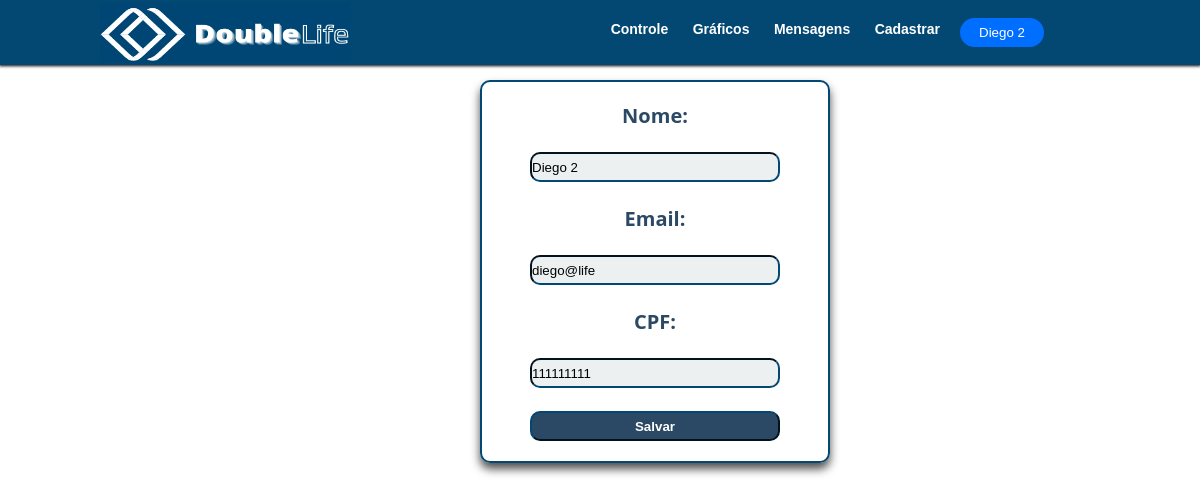
The app's page /DoubleLife/menu-admin/contaadmin.php (signed in) with its own data.
### tables this page shows
CREATE TABLE `usuarios` (
  `id` int(11) NOT NULL,
  `nome` varchar(100) NOT NULL,
  `email` varchar(75) NOT NULL,
  `senha` text NOT NULL,
  `cpf` text DEFAULT NULL,
  `cep` text DEFAULT NULL,
  `telefone` text DEFAULT NULL,
  `endereco` varchar(40) DEFAULT NULL,
  `data_nascimento` date DEFAULT NULL,
  `especialidade` varchar(30) DEFAULT NULL,
  `data_entrada` date DEFAULT NULL,
  `faculdade` varchar(10) DEFAULT NULL,
  `consulta` int(2) DEFAULT NULL,
  `tipo` varchar(10) NOT NULL DEFAULT 'c',
  `status` varchar(30) NOT NULL DEFAULT 'bloqueado'
);

### DoubleLife/menu-admin/contaadmin.php (the view, shortened to what this page needs)
<?php
require 'conexaoadmin.php';
$sql = "SELECT * FROM usuarios WHERE id =" . $_SESSION["id_usuario"];
$result = $conn->query($sql);
	 if ($result->num_rows > 0) {
 $row = $result->fetch_assoc();
?>
<html>
<head>
    <link rel="stylesheet" href="/estilos/styleadmin.css">
</head>
<div class = "header">
   <?php
        include "menu-admin.php";
   ?>
        </div>
<body>
    <div id="container-form">
        <form method="post" action="../mudardados.php">
            <label class="form-conta-label">Nome:</label><br><br>
            <input class="form-conta" type="text" value="<?php echo $row["nome"]; ?>" name="nome"><br><br>
            <label class="form-conta-label">Email:</label><br><br>
            <input class="form-conta" type="email" value="<?php echo $row["email"]; ?>" name="email"><br><br>
            <label class="form-conta-label">CPF:</label><br><br>
            <input class="form-conta" type="text" value="<?php echo $row["cpf"]; ?>" name="cpf" required pattern="\d{3}\.\d{3}\.\d{3}-\d{2}" title="Digite um CPF no formato: xxx.xxx.xxx-xx"><br><br>
            <input type="submit" class="form-conta-buttom" value="Salvar" name="btn_enviar">
        </form>
    </div>
</body>
</html>
<?php
	} else {
		echo "<h1>Nenhum resultado foi encontrado.</h1>";
	}
?>

### DoubleLife/estilos/styleadmin.css (style rules this page uses)
* { margin: 0; padding: 0; box-sizing: border-box; font-family: Verdana, Geneva, Tahoma, sans-serif; }
.header { background-color: #024873; padding: 20px 0; box-shadow: 0 0 3px 1px rgb(0,0,0); color: white; font-weight: bold; position: fixed; width: 100%; z-index: 1; }

### DoubleLife/menu-admin/contaadmin.php (style rules this page uses)
#container-form { position: absolute; width: 350px; min-height: 380px; max-height: 65%; text-align: center; padding: 20px 5px; color: #024873; font-size: 20px; margin-top: 80px; margin-left: 40%; border: 2px solid #024873; border-radius: 10px; box-shadow: 0 6px 10px 0 rgb(0 0 0 / 70%); }
.form-conta { width: 250px; height: 30px; border-radius: 10px; border-color: #024873; background-color: #ecf0f1; }
.form-conta-label { background-color: white; font-weight: bold; color:#2b4965; font-family: 'Open Sans', sans-serif;; }
.form-conta-buttom { font-weight: bold; width: 250px; height: 30px; border-radius: 10px; border-color: #024873; background-color: #2b4965; color: white; }

### records on screen
usuarios: nome "Diego 2", email "diego@life", cpf "111111111"

### other values on screen
$_SESSION['nome'] "Diego 2"
